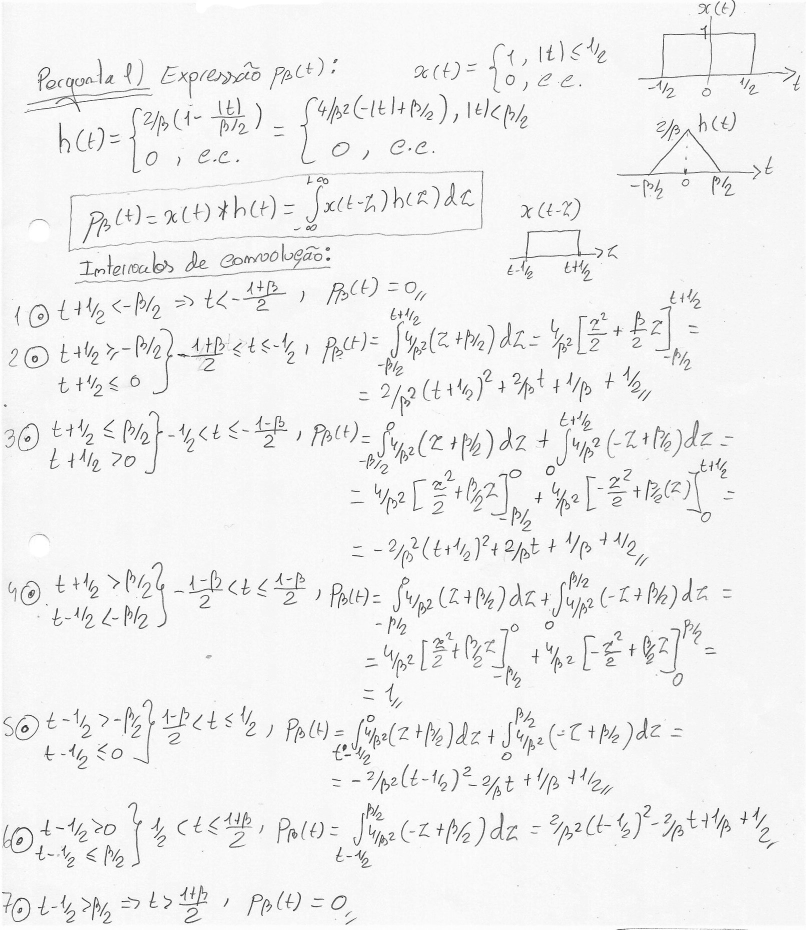
%> input picture LAB2/figures/Scan10001.jpg, 1612 x 1859 px (shown at 1/2 size)
$ octave lab2.m   (GNU Octave 9; MATLAB toolbox functions it lacks are replaced by stand-ins)
%> lines starting %> are read from the running program, lines starting %| are printed output that depends on the picture
### LAB2/geradora_pb.m
function sinal = geradora_pb(t, beta)
% Esta função recebe dois parametros e devolve um vector ('sinal(t)') com
% os valores do impulso protótipo em cada instante fornceido por t.
% 1ºparametro -> t, vector com os instantes temporais
% 2ºparametro -> beta, valor de beta.

    % inicialização do vecrtor com os valores do sinal a returnar a zeros
    sinal = zeros(size(t));

    % intervalo 1
    % localização e criação dos indices do vector em que o sinal deve ter
    % amplitude igual os valores em que se dá a transição entre metade do
    % flano alto e o flanco baixo do sinal.
    i = find( (t >= -(1+beta)/2) & (t <= -1/2) );
    aux=i;
    sinal(aux)= (1/beta) + (1/2) + ((2/beta)*(t(aux))) + ((2/(((beta)^2)))*((t(aux))+1/2).^2) ;

    % intervalo 2
    % localização e criação dos indices do vector em que o sinal deve ter
    % amplitude igual os valores em que se dá a transição entre o flano
    % alto do sinal e metade desse valor.
    i = find( (t > -1/2) & (t <= -(1-beta)/2) );
    aux=i;
    sinal(aux)= (1/beta) + (1/2) + ((2/beta)*(t(aux))) - ((2/(((beta)^2)))*((t(aux))+1/2).^2) ;

    % intervalo 3
    % Localização e criação dos indices do vector em que o sinal deve ter
    % amplitude 1.
    i = find( (t > -(1-beta)/2) & (t <= (1-beta)/2) );
    aux=i;
    sinal(aux)= 1 ;

    % intervalo 4
    % localização e criação dos indices do vector em que o sinal deve ter
    % amplitude igual os valores em que se dá a transição entre o flano
    % alto do sinal e metade desse valor.
    i = find( (t > (1-beta)/2) & (t <= 1/2) );
    aux=i;
    sinal(aux)= (1/beta) + (1/2) - ((2/beta)*(t(aux))) - ((2/(((beta)^2)))*((t(aux))-1/2).^2) ;

    % intervalo 5
    % localização e criação dos indices do vector em que o sinal deve ter
    % amplitude igual os valores em que se dá a transição entre metade do
    % flano alto e o flanco baixo do sinal.
    i = find( (t > 1/2) & (t <= (1+beta)/2) );
    aux=i;
    sinal(aux)= (1/beta) + (1/2) - ((2/beta)*(t(aux))) + ((2/(((beta)^2)))*((t(aux))-1/2).^2) ;

end

### LAB2/geradora_ut.m
function [sinal, tempo] = geradora_ut(T,alpha,beta,U1,U2,n1,n2)
% Esta função recebe sete parametros para construir e devolver dois
% vectores: Um dos vectores é ('sinal(t)') com os valores do sinal de
% controlo u(t), o outro é vector (tempo) com n1+n2-1 elementos.

    T1 = T/(1 + alpha);
    %duração do 1º flanco do sinal
    T2 = alpha*T1;
    %duração do 2º flanco do sinal
    t1 = linspace(0,T1,n1);
    % intervalo de tempo para o 1º flanco com n1 pontos
    t2 = linspace(T1+(T2/(n2-1)),T,n2-1);
    % intervalo de tempo para o 2º flanco com n2-1 pontos

    % Inicialização dos vectores a returnar
    tempo = horzcat(t1,t2);
    sinal(1:n1+n2-1) = 0;

    % Construção do sinal u(t)

    %1º flanco
    i = find( (tempo >= 0) & (tempo <= T1) );
    aux=i;
    t = linspace(-(1+beta)/2,(1+beta)/2,length(aux));
    sinal(aux) = U1 * geradora_pb(t,beta);

    % 2º flanco
    i = find( (tempo > T1) & (tempo <= T) );
    aux=i;
    t = linspace(-(1+beta)/2,(1+beta)/2,length(aux));
    sinal(aux) = U2 * geradora_pb(t,beta);

end

### LAB2/lab2.m
%% Trabalho de Laboratório nº2 - Optimização do servomecanismo de um disco rígido
%
%   Autor: Diogo Vilar Sardinha
%
%%
close all;
n=1;
% inicialização do contador para as figuras
%% Questão 1 - expressão analítica
%
n=1; % inicialização do contador para as figuras
figure(n)
n=n+1;I = imread('./figures/Scan10001.jpg');
%> further down, I is the input picture: size 1859x1612x3 uint8; min 0, max 255, mean 241.3
imshow(I);
%% Questão 2 - Geração do impulso protótipo
%%
% beta pertence ao intervalo [0,1].
% beta controla a suavidade dos flancos dos impulsos.
beta = 0.6;
% criação do vector com os instantes de tempo
t_min=-1;
t_max=1;
p=100; % número de pontos para a escala do tempo
t=linspace(t_min,t_max,p);
% geradora - Função que gera o impulso protótipo.
impulso = geradora_pb(t,beta);

hold all;
figure(n);
n=n+1;
plot(t,impulso);
XMIN=-1; XMAX=1; YMIN=0; YMAX=1.5;
axis ([XMIN XMAX YMIN YMAX]);
grid on
xlabel('Tempo');
ylabel('Amplitude do impulso');
title('Impulso Protótipo');

%% Questão 3 - Geração de um sinal de controlo u(t)
%%
% Nesta questão pretende-se apenas testar se a função para  criar u(t),
% está correcta, definindo assim valores arbitrários para as amplitudes
% U1 e U2, para alpha, beta e valores de T.

% duração total da forma de onda
T = 1;
alpha = 1.5;
% número de pontos para a escala do tempo de cada um dos impulsos
n1 = 100;
n2 = 100;
% Amplitudes
U1 = -1.5;
U2 = 1;
% Sinal u(t) e sua duração
[ut, tempo] = geradora_ut(T,alpha,beta,U1,U2,n1,n2);

figure(n);
n=n+1;
plot(tempo,ut);
grid on
xlabel('Tempo');
ylabel('Amplitude');
title('Sinal de controlo u(t)');
%% Questão 4 - Área de uma versão escalada em amplitude e no tempo
%
n=1; % inicialização do contador para as figuras
figure(n)
n=n+1;I = imread('./figures/Scan10002.png');
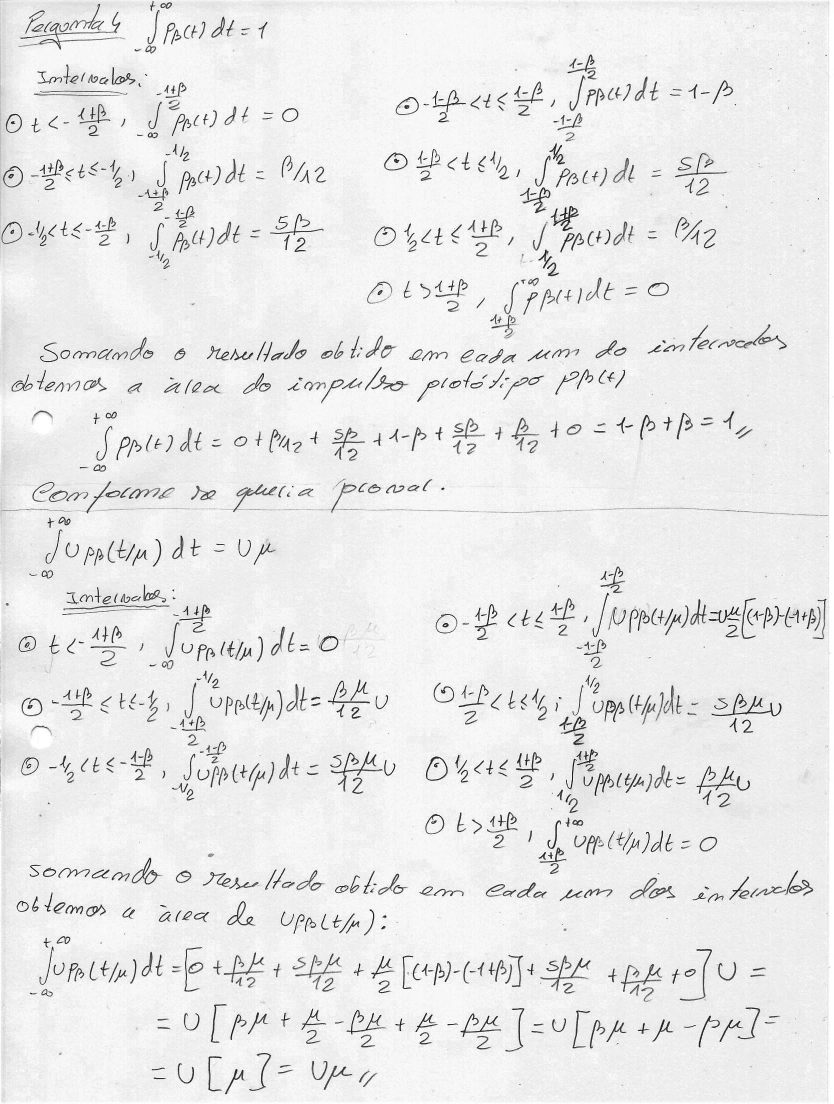
%> input picture LAB2/figures/Scan10002.png, 1668 x 2208 px (shown at 1/2 size)
%> further down, I is the input picture: size 2208x1668x3 uint8; min 0, max 255, mean 233.3
imshow(I);
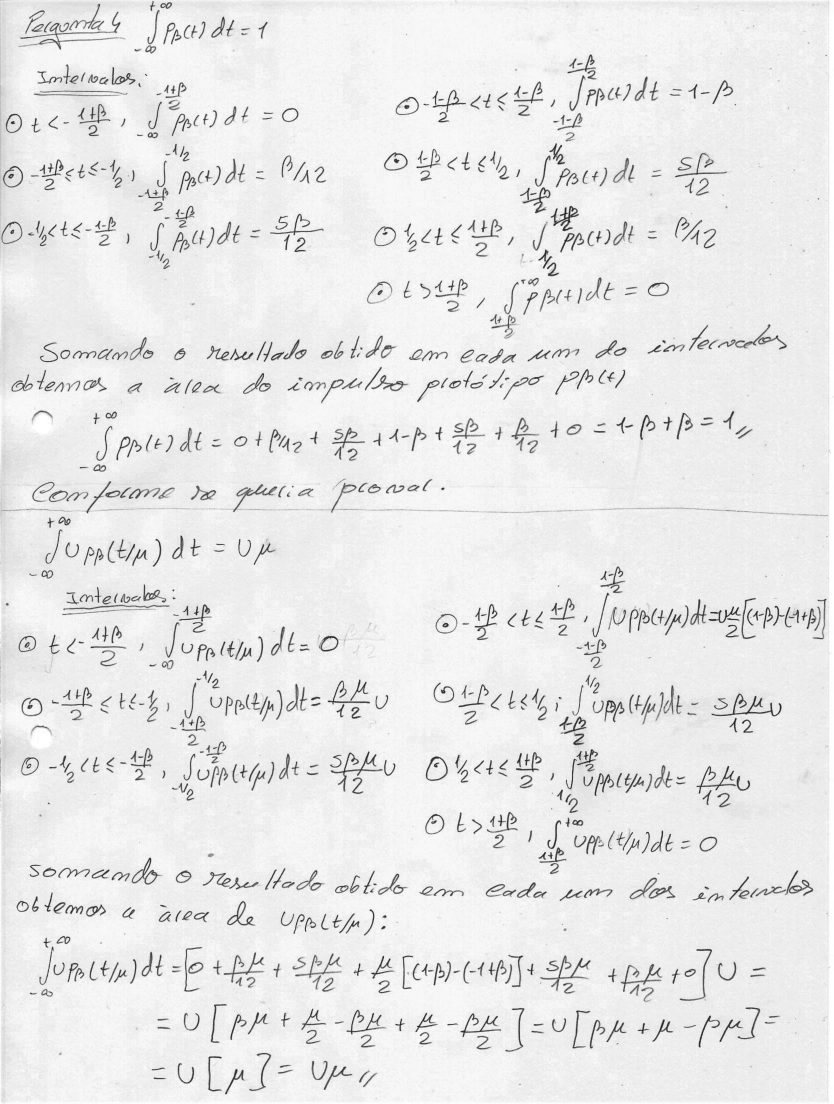
%> figure redrawn from the program's plot data; shown at 1/2 size
%% Questão 7 - Testes da dinâmica do sistema para diferentes parâmetros
%%
% Nesta questão simulamos a dinamica do sistema para diferentes valores dos
% parametros que compõem o sinal de comcontrolo u(t)

%%
% Diagrama de blocos que simula a dinâmica do servomecanismo do disco
% rígido
open_system('dinamicadosistema')
%> (this line was passed over: open_system is not available in this run)

% duração total do sinal de entrada u(t) (de controlo)
T = 1;
% número de pontos para a escala do tempo de cada um dos impulsos de u(t)
n1 = 100;
n2 = 100;
% Amplitudes
U1 = -1;
U2 = 1;
%Parametros a testar
beta_aux=[1 0.3 0.5 0.0001];
alpha_aux=[0.5 1 2 1];
%Estados Iniciais
dy0=0;
y0=1;

%%
% Sinais de controlo u(t)

% Simulações sem perturbação do sistema com efeito de atrito (b=0)
b=0;
figure(n)
fig = figure(n);
set(fig, 'Position', [0, 0, 700, 500])  % x, y, largura e comprimento da figura
n=n+1;
hold all;
for k=1:4
    beta = beta_aux(k);
    alpha = alpha_aux(k);
    [ut, tempo] = geradora_ut(T,alpha,beta,U1,U2,n1,n2);
    entrada = [tempo' ut'];
    sim('dinamicadosistema',tempo);
    plot(tempo,ut,'DisplayName', ['{\beta }=',num2str(beta),', {\alpha }=',num2str(alpha),', b=',num2str(b)]);
end
xlabel('Tempo');
ylabel('Amplitude');
title('Sinais de controlo u(t)');
grid on
legend('show')
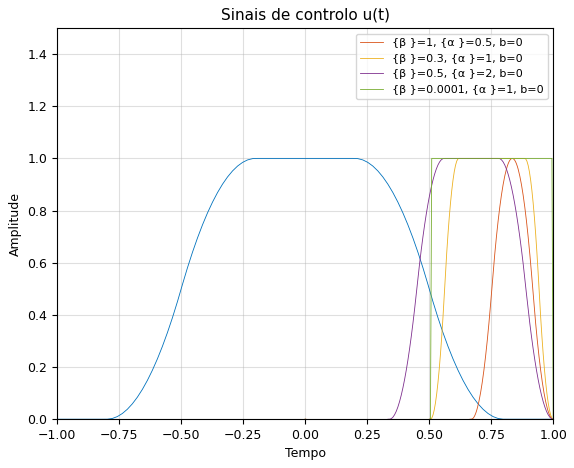
%> figure redrawn from the program's plot data; curve peaks at x = -0.192, y = 1; curve peaks at x = 0.835, y = 1; curve peaks at x = 0.621, y = 1; curve peaks at x = 0.562, y = 1


%%
% Velocidades angulares para diferentes parametros

% Simulações sem perturbação do sistema com efeito de atrito (b=0)
b=0;
figure(n)
fig = figure(n);
set(fig, 'Position', [0, 0, 800, 500])  % x, y, largura e comprimento da figura
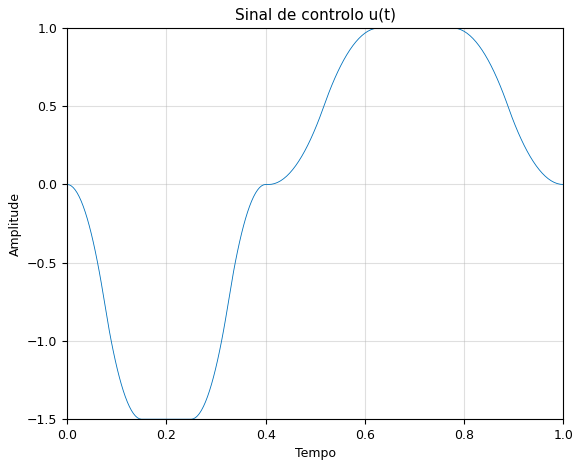
%> figure redrawn from the program's plot data; curve peaks at x = 0.63, y = 1
n=n+1;
subplot(1,2,1)
hold all;
for k=1:4
    beta = beta_aux(k);
    alpha = alpha_aux(k);
    [ut, tempo] = geradora_ut(T,alpha,beta,U1,U2,n1,n2);
    entrada = [tempo' ut'];
    sim('dinamicadosistema',tempo);
%> (the run ends here)
